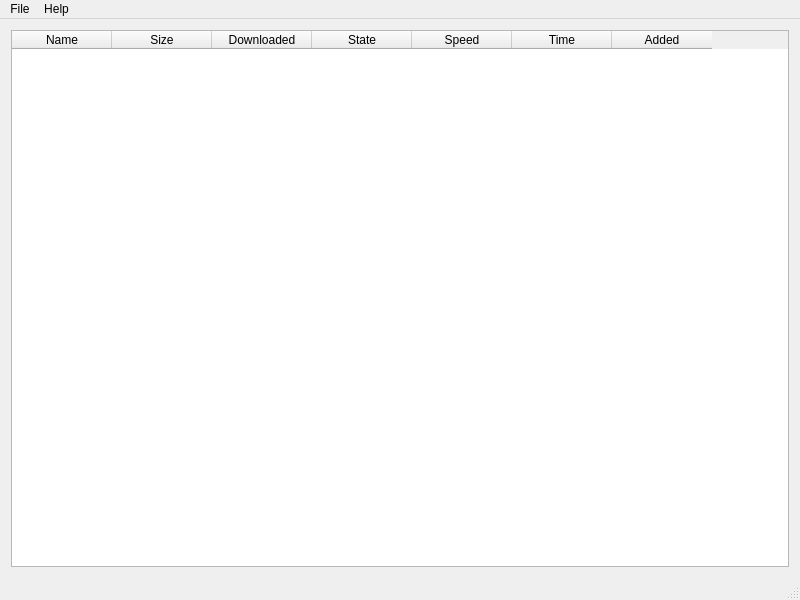
<?xml version="1.0" encoding="UTF-8"?>
<ui version="4.0">
 <class>MainWindow</class>
 <widget class="QMainWindow" name="MainWindow">
  <property name="geometry">
   <rect>
    <x>0</x>
    <y>0</y>
    <width>800</width>
    <height>600</height>
   </rect>
  </property>
  <property name="windowTitle">
   <string>Download Manager</string>
  </property>
  <property name="locale">
   <locale language="English" country="UnitedStates"/>
  </property>
  <widget class="QWidget" name="centralWidget">
   <layout class="QVBoxLayout" name="verticalLayout">
    <item>
     <widget class="QTableWidget" name="downloadsTable">
      <property name="enabled">
       <bool>true</bool>
      </property>
      <property name="minimumSize">
       <size>
        <width>778</width>
        <height>0</height>
       </size>
      </property>
      <property name="frameShadow">
       <enum>QFrame::Sunken</enum>
      </property>
      <property name="sizeAdjustPolicy">
       <enum>QAbstractScrollArea::AdjustToContents</enum>
      </property>
      <property name="verticalScrollMode">
       <enum>QAbstractItemView::ScrollPerItem</enum>
      </property>
      <property name="showGrid">
       <bool>false</bool>
      </property>
      <property name="gridStyle">
       <enum>Qt::NoPen</enum>
      </property>
      <property name="sortingEnabled">
       <bool>true</bool>
      </property>
      <property name="wordWrap">
       <bool>true</bool>
      </property>
      <property name="cornerButtonEnabled">
       <bool>true</bool>
      </property>
      <property name="rowCount">
       <number>0</number>
      </property>
      <property name="columnCount">
       <number>7</number>
      </property>
      <attribute name="horizontalHeaderDefaultSectionSize">
       <number>100</number>
      </attribute>
      <attribute name="verticalHeaderVisible">
       <bool>false</bool>
      </attribute>
      <attribute name="verticalHeaderCascadingSectionResizes">
       <bool>false</bool>
      </attribute>
      <attribute name="verticalHeaderDefaultSectionSize">
       <number>30</number>
      </attribute>
      <attribute name="verticalHeaderMinimumSectionSize">
       <number>30</number>
      </attribute>
      <column>
       <property name="text">
        <string>Name</string>
       </property>
      </column>
      <column>
       <property name="text">
        <string>Size</string>
       </property>
      </column>
      <column>
       <property name="text">
        <string>Downloaded</string>
       </property>
      </column>
      <column>
       <property name="text">
        <string>State</string>
       </property>
      </column>
      <column>
       <property name="text">
        <string>Speed</string>
       </property>
      </column>
      <column>
       <property name="text">
        <string>Time</string>
       </property>
      </column>
      <column>
       <property name="text">
        <string>Added</string>
       </property>
      </column>
     </widget>
    </item>
   </layout>
  </widget>
  <widget class="QMenuBar" name="menuBar">
   <property name="geometry">
    <rect>
     <x>0</x>
     <y>0</y>
     <width>800</width>
     <height>26</height>
    </rect>
   </property>
   <widget class="QMenu" name="fileMenu">
    <property name="statusTip">
     <string/>
    </property>
    <property name="title">
     <string>File</string>
    </property>
    <addaction name="addButton"/>
    <addaction name="separator"/>
    <addaction name="exitButton"/>
   </widget>
   <widget class="QMenu" name="aboutMenu">
    <property name="title">
     <string>Help</string>
    </property>
    <addaction name="aboutButton"/>
   </widget>
   <addaction name="fileMenu"/>
   <addaction name="aboutMenu"/>
  </widget>
  <widget class="QStatusBar" name="statusBar"/>
  <action name="addButton">
   <property name="text">
    <string>Add download</string>
   </property>
   <property name="statusTip">
    <string>Add new download</string>
   </property>
  </action>
  <action name="exitButton">
   <property name="text">
    <string>Exit</string>
   </property>
   <property name="statusTip">
    <string>Close application</string>
   </property>
  </action>
  <action name="aboutButton">
   <property name="text">
    <string>About</string>
   </property>
   <property name="statusTip">
    <string>About</string>
   </property>
  </action>
 </widget>
 <layoutdefault spacing="6" margin="11"/>
 <resources/>
 <connections/>
</ui>
